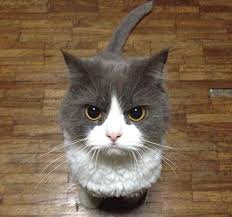
#> input picture 數位信號/HW5/cat.jpg, 232 x 217 px
$ python Filter.py
#> lines starting #> are read from the running program, lines starting #| are printed output that depends on the picture
import numpy as np
import cv2
#參考資料:https://www.pyimagesearch.com/2016/07/25/convolutions-with-opencv-and-python/

# 讀取圖檔
img = cv2.imread('cat.jpg')
#> img is the input picture: shape (217, 232, 3); mean B, G, R 78.7, 101, 122.8

# 顯示圖片
cv2.imshow('cat', img)
gray = cv2.cvtColor(img, cv2.COLOR_BGR2GRAY)
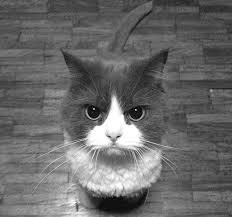
#> gray: shape (217, 232); min 1, max 255, mean 105

cv2.imshow('gray', gray)

filter = np.array((
    [0, 0, 0],
    [-1, 2, -1],
    [0, 0, 0]), dtype="int")


filterA = np.array((
    [0, -1, 0],
    [0, 2, 0],
    [0, -1, 0]), dtype="int")

filterB = np.array((
    [-1, -1, -1],
    [-1, 8, -1],
    [-1, -1, -1]), dtype="int")

filterC = np.array((
    [1, -2, 1],
    [-2, 4, -2],
    [1, -2, 1]), dtype="int")

kernelBank = (
	("filter", filter),
	("filterA", filterA),
	("filterB", filterB),
	("filterC", filterC),
)

for (kernelName, kernel) in kernelBank:
    # apply the kernel to the grayscale image using both
    # our custom `convole` function and OpenCV's `filter2D`
    # function
    opencvOutput = cv2.filter2D(gray, -1, kernel)
    # show the output images
    cv2.imshow("{}".format(kernelName), opencvOutput)
#> this loop made 4 passes
#> pass 1, `opencvOutput = cv2.filter2D(gray, -1, kernel)`:
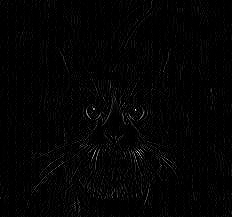
#> opencvOutput: shape (217, 232); min 0, max 255, mean 3.8
#> pass 2, `opencvOutput = cv2.filter2D(gray, -1, kernel)`:
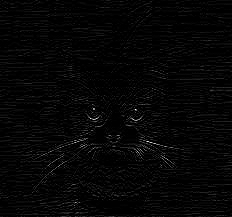
#> opencvOutput: shape (217, 232); min 0, max 255, mean 5.7
#> pass 3, `opencvOutput = cv2.filter2D(gray, -1, kernel)`:
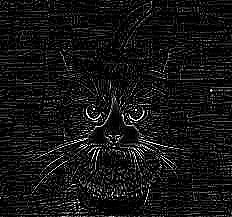
#> opencvOutput: shape (217, 232); min 0, max 255, mean 20.4

# 按下任意鍵則關閉所有視窗
cv2.waitKey(0)
cv2.destroyAllWindows()
